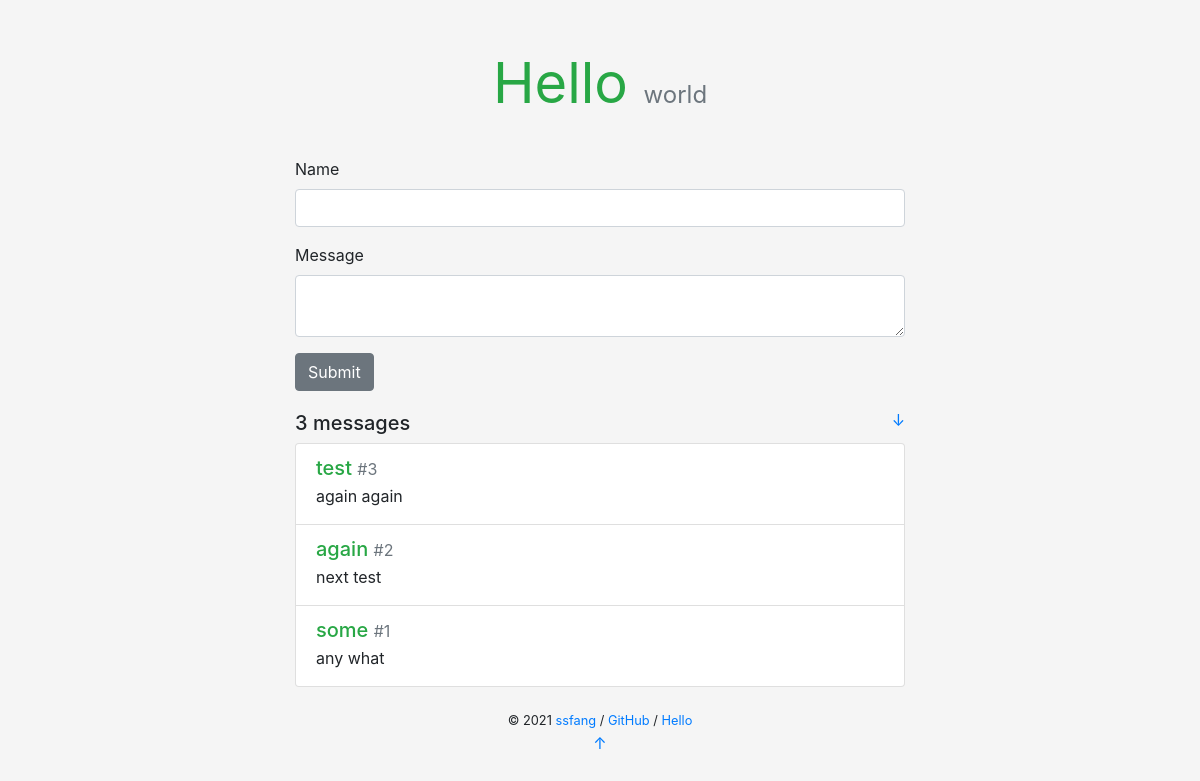
/hello/, run on the app's committed database.
### apps/hello/models.py (models this page shows, shortened)
class BaseModel(models.Model):
    __abstract__ = True  # 声明当前类是抽象类，被继承调用不被创建
    id = models.Column(models.Integer, primary_key=True, autoincrement=True)

class HelloMessage(BaseModel):
    __tablename__ = "hello_message"
    msg_name = models.Column(models.String(32))
    body = models.Column(models.String(200))
    c_time = models.Column(models.DateTime, default=datetime.now, index=True)

### apps/hello/views.py (the view, shortened to what this page needs)
@hello.route('/', methods=['GET', 'POST'])
def index():
    form = HelloForm()
    messages = HelloMessage.query.order_by(HelloMessage.c_time.desc()).all()
    return render_template('hello/index.html', form=form, messages=messages)

### apps/hello/forms.py
class HelloForm(FlaskForm):
    msg_name = StringField(label='Name',
                           validators=[DataRequired(), Length(1, 32)])
    body = TextAreaField(label='Message',
                         validators=[DataRequired(), Length(1, 200)])
    submit = SubmitField()

### apps/hello/templates/hello/index.html (shortened to what this page needs)
{% extends 'hello/base.html' %}
{% block content %}
<div class="hello-form">
    <form action="" method="post" class="form" role="form">
        <div class="form-group required">
            <label class="form-control-label" for="name">Name</label>
            <input class="form-control" id="name" name="msg_name" required="" type="text" value="">
        </div>
        <div class="form-group required">
            <label class="form-control-label" for="body">Message</label>
            <textarea class="form-control" id="body" name="body" required=""></textarea>
        </div>
        <input class="btn btn-secondary" id="submit" name="submit" type="submit" value="Submit">
    </form>
</div>
<h5>
    {{ messages|length }} messages
    <small class="float-right">
        <a href="#bottom" title="Go Bottom">&darr;</a>
    </small>
</h5>
<div class="list-group">
    {% for message in messages %}
    <a class="list-group-item list-group-item-action flex-column">
        <div class="d-flex w-100 justify-content-between">
            <h5 class="mb-1 text-success">{{ message.msg_name }}
                <small class="text-muted"> #{{ loop.revindex }}</small>
            </h5>
        </div>
        <p class="mb-1">{{ message.body }}</p>
    </a>
    {% endfor %}
</div>
{% endblock %}

### apps/hello/templates/hello/base.html (shortened to what this page needs)
<!DOCTYPE html>
<html lang="en">
<head>
    <link rel="stylesheet" href="{{ url_for('static', filename='hello/css/bootstrap.min.css') }}" type="text/css">
    <link rel="stylesheet" href="{{ url_for('static', filename='hello/css/style.css') }}" type="text/css">
</head>
<body>
<main class="container">
    <header>
        <h1 class="text-center display-4">
            <a href="{{ url_for('hello.index') }}" class="text-success"><strong>Hello</strong></a>
            <small class="text-muted sub-title">world</small>
        </h1>
    </header>
    {% block content %}{% endblock %}
    <footer class="text-center">
        {% block footer %}
        <small> &copy; 2021 <a href="" title="Written by BestWishFang">ssfang</a> /
            <a href="https://github.com/bestwishfang/FrameWork/tree/master/apps/hello" title="Fork me on GitHub">GitHub</a> /
            <a href="" title="A HelloFlask project">Hello</a>
        </small>
        <p><a id="bottom" href="#" title="Go Top">&uarr;</a></p>
        {% endblock %}
    </footer>
</main>
</body>
</html>

### static/hello/css/style.css (style rules this page uses)
body { background-color: rgb(245, 245, 245) !important; }
p { overflow-wrap: break-word; word-wrap: break-word; }
.container { max-width: 640px !important; }
.hello-form { margin-bottom: 20px; }
header { margin: 50px 0 40px 0; }
header h1 { font-size: 60px; font-weight: bold; }
.sub-title { font-size: 24px; }
header a { text-decoration: none !important; }
footer { margin: 20px; }

### data on the page
HelloMessage: msg_name "test", body "again again"
HelloMessage: msg_name "again", body "next test"
HelloMessage: msg_name "some", body "any what"

### other printed values
{{ messages|length }} "3"
